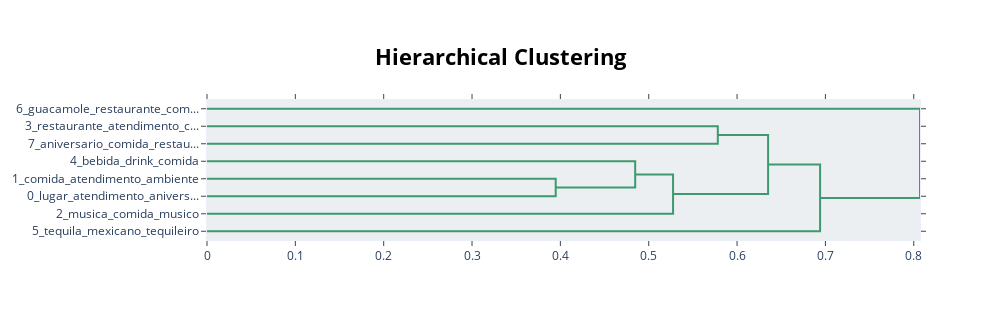

The code cell stored with this chart in its notebook:
### Code cell
topic_model.visualize_hierarchy()

### Figure 1 — Plotly figure (JSON) as saved in the notebook; plotly's stock layout.template omitted (floating-point values rounded to 4 significant figures)
{"data": [{"hoverinfo": "text", "marker": {"color": "rgb(61,153,112)"}, "mode": "lines", "type": "scatter", "x": [0, 0.5782, 0.5782, 0], "xaxis": "x", "y": [-15, -15, -25, -25], "yaxis": "y"}, {"hoverinfo": "text", "marker": {"color": "rgb(61,153,112)"}, "mode": "lines", "type": "scatter", "x": [0, 0.3947, 0.3947, 0], "xaxis": "x", "y": [-45, -45, -55, -55], "yaxis": "y"}, {"hoverinfo": "text", "marker": {"color": "rgb(61,153,112)"}, "mode": "lines", "type": "scatter", "x": [0, 0.4847, 0.4847, 0.3947], "xaxis": "x", "y": [-35, -35, -50, -50], "yaxis": "y"}, {"hoverinfo": "text", "marker": {"color": "rgb(61,153,112)"}, "mode": "lines", "type": "scatter", "x": [0.4847, 0.5276, 0.5276, 0], "xaxis": "x", "y": [-42.5, -42.5, -65, -65], "yaxis": "y"}, {"hoverinfo": "text", "marker": {"color": "rgb(61,153,112)"}, "mode": "lines", "type": "scatter", "x": [0.5782, 0.6351, 0.6351, 0.5276], "xaxis": "x", "y": [-20, -20, -53.75, -53.75], "yaxis": "y"}, {"hoverinfo": "text", "marker": {"color": "rgb(61,153,112)"}, "mode": "lines", "type": "scatter", "x": [0.6351, 0.694, 0.694, 0], "xaxis": "x", "y": [-36.88, -36.88, -75, -75], "yaxis": "y"}, {"hoverinfo": "text", "marker": {"color": "rgb(61,153,112)"}, "mode": "lines", "type": "scatter", "x": [0, 0.8071, 0.8071, 0.694], "xaxis": "x", "y": [-5, -5, -55.94, -55.94], "yaxis": "y"}], "layout": {"autosize": false, "height": 320, "hoverlabel": {"bgcolor": "white", "font": {"family": "Rockwell", "size": 16}}, "hovermode": "closest", "plot_bgcolor": "#ECEFF1", "showlegend": false, "title": {"font": {"color": "Black", "size": 22}, "text": "<b>Hierarchical Clustering</b>", "x": 0.5, "xanchor": "center", "yanchor": "top"}, "width": 1000, "xaxis": {"mirror": "allticks", "rangemode": "tozero", "showgrid": false, "showline": true, "showticklabels": true, "ticks": "outside", "type": "linear", "zeroline": false}, "yaxis": {"mirror": "allticks", "range": [-80, 0], "rangemode": "tozero", "showgrid": false, "showline": true, "showticklabels": true, "tickmode": "array", "ticks": "outside", "ticktext": ["6_guacamole_restaurante_com...", "3_restaurante_atendimento_c...", "7_aniversario_comida_restau...", "4_bebida_drink_comida", "1_comida_atendimento_ambiente", "0_lugar_atendimento_anivers...", "2_musica_comida_musico", "5_tequila_mexicano_tequileiro"], "tickvals": [-5, -15, -25, -35, -45, -55, -65, -75], "type": "linear", "zeroline": false}}}
